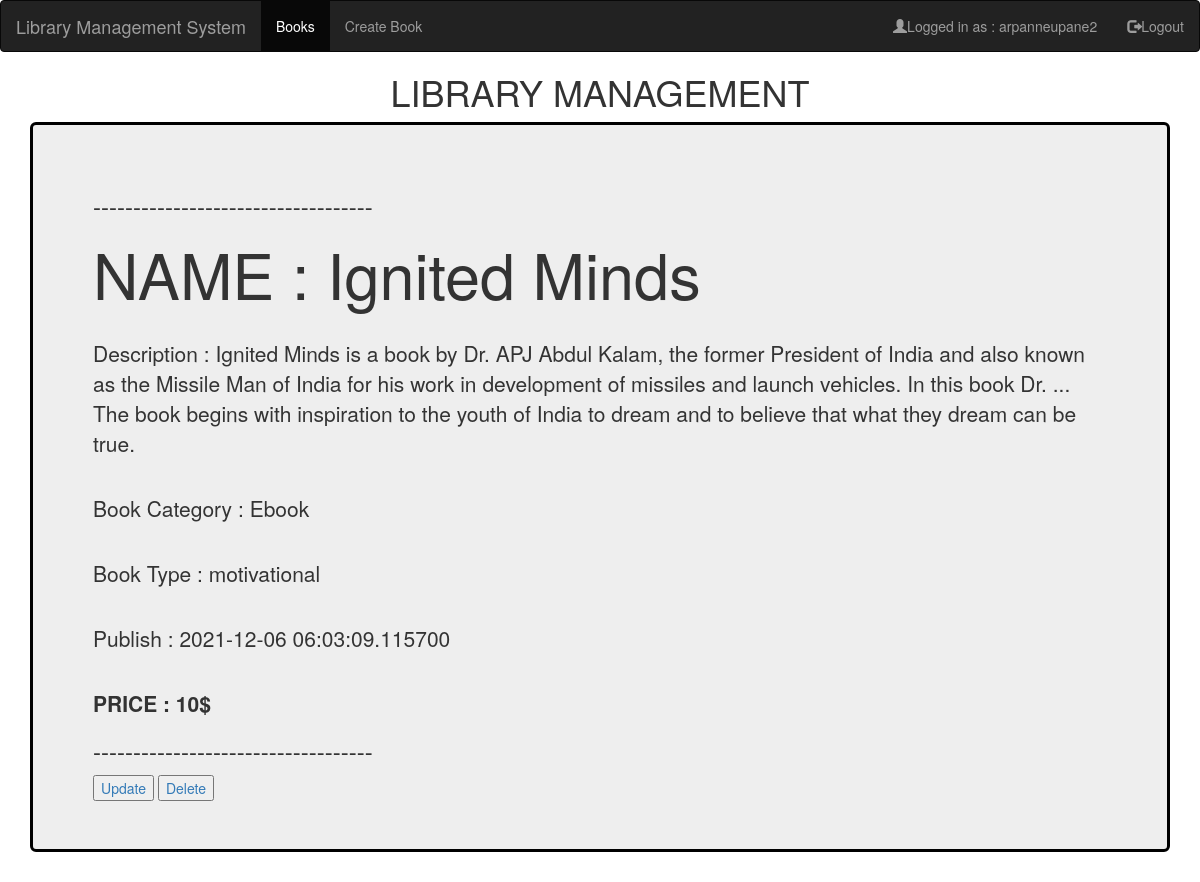
The page /book_detail/2 (signed in) on the database its author committed.
### main.py (models this page shows, shortened)
class User(db.Model, UserMixin):
    id = db.Column(db.Integer, primary_key=True)
    username = db.Column(db.String(15), unique=True)
    email = db.Column(db.String(50), unique=True)
    password = db.Column(db.String(80))

class Book(db.Model):
    id = db.Column(db.Integer, primary_key=True)
    book_name = db.Column(db.String(15), unique=True)
    book_description = db.Column(db.String(25))
    category = db.Column(db.String(20))
    book_type = db.Column(db.String(20), nullable=False)
    price = db.Column(db.String(20), nullable=False)
    date_posted = db.Column(db.DateTime, nullable=False, default=datetime.utcnow)

### main.py (the view)
@app.route('/book_detail/<int:id>', methods=['GET','POST'])
@login_required
def Books_detail(id):
    book = Book.query.filter_by(id=id).first()
    return render_template('book_detail.html', book=book)

### main.py (called while the page is built)
@login_manager.user_loader
def load_user(user_id):
    return User.query.get(int(user_id))

### templates/book_detail.html
{% extends 'layout.html' %}
{% block content %}
<div class="jumbotron jmb">
    <h3>-----------------------------------</h3>
        <h1>NAME : {{book.book_name}}</h1>
        <br>
        <p>Description : {{book.book_description}}  </p>
        <br>
        <p>Book Category : {{book.category}}</p>
        <br>
        <p>Book Type : {{book.book_type}}</p>
        <br>
        <p>Publish : {{book.date_posted}}</p>
        <br>
        <p> <strong>PRICE : {{book.price}}</strong> </p>
    <h3>-----------------------------------</h3>
    <button type="button"><a href="{{ url_for('Book_Update', id=book.id ) }}" >Update</a></button>
    <button type="button"><a href="{{ url_for('Book_Delete', id=book.id ) }}">Delete</a></button>
</div>
{% endblock %}

### templates/layout.html (shortened to what this page needs)
<!DOCTYPE html>
<html lang="en">
<head>
  <link rel="stylesheet" href="https://maxcdn.bootstrapcdn.com/bootstrap/3.4.1/css/bootstrap.min.css">
  <link rel="stylesheet" href="https://cdnjs.cloudflare.com/ajax/libs/font-awesome/4.7.0/css/font-awesome.min.css">
</head>
  <nav class="navbar navbar-inverse">
    <div class="container-fluid">
      <div class="navbar-header">
        <a class="navbar-brand" href="{{ url_for('Index') }}">Library Management System</a>
      </div>
      <ul class="nav navbar-nav">
        <li class="active"><a href="{{ url_for('Books_list') }}">Books</a></li>
        {% if current_user.is_authenticated %}
        <li><a href="{{ url_for('CreateBook') }}">Create Book</a></li>
        {% else %}
        <li><a href="{{ url_for('CreateBook') }}" id="createbook">Create Book</a></li>
        {% endif %}
      </ul>
      <ul class="nav navbar-nav navbar-right">
        {% if current_user.is_authenticated %}
        <li><a href="#"><span class="glyphicon glyphicon-user"></span>Logged in as : {{current_user.username}} </a>
        </li>
        <li><a href="{{ url_for('logout') }}"><span class="glyphicon glyphicon-log-out"></span>Logout </a></li>
        {% else %}
        <li><a href="{{ url_for('register') }}"><span class="glyphicon glyphicon-user"></span>Sign Up</a></li>
        <li><a href="{{ url_for('login') }}"><span class="glyphicon glyphicon-log-in"></span> Login</a></li>
        {% endif %}
      </ul>
    </div>
  </nav>
  <div>
    <h1 style="text-align: center">LIBRARY MANAGEMENT</h1>
  </div>
  <div class="container">
      {% block content %}
      {% endblock %}
  </div>
</body>
</html>

### templates/layout.html (style rules this page uses)
.jmb { border: black solid 3px; }

### rows shown on the page
User: username "arpanneupane2"
Book: book_name "Ignited Minds", book_description "Ignited Minds is a book by Dr. APJ Abdul Kalam, the former President of India and also known as the Missile Man of India for his work in development of missiles and launch vehicles. In this book Dr. ... The book begins with inspiration to the youth of India to dream and to believe that what they dream can be true.", category "Ebook", book_type "motivational", date_posted "2021-12-06 06:03:09.115700", price "10$"
